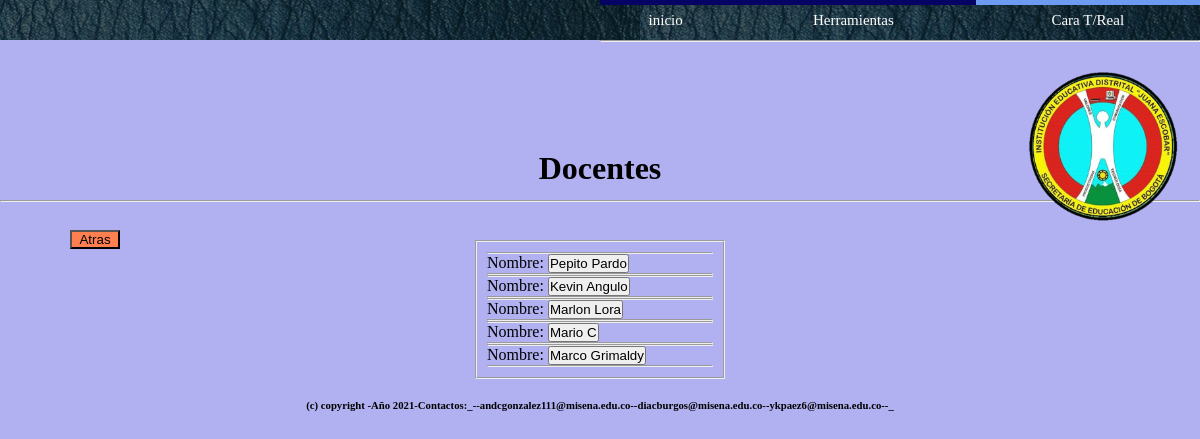
/Html/PerAcademico/tabDocentes.php, run on the app's committed database.
### tables this page shows
CREATE TABLE `usuario` (
  `documento_id` int(11) NOT NULL,
  `t_d_documento` varchar(20) NOT NULL,
  `nombre` varchar(50) NOT NULL,
  `apellido` varchar(50) NOT NULL,
  `telefono` int(11) NOT NULL,
  `direccion` varchar(70) DEFAULT NULL,
  `idSede` int(11) NOT NULL,
  `idJornada` int(11) NOT NULL,
  `correo` varchar(70) DEFAULT NULL,
  `clave` varchar(100) DEFAULT NULL,
  `idRol` varchar(50) NOT NULL,
  `codigo` int(6) DEFAULT NULL,
  `Estado` varchar(11) NOT NULL,
  `fPerfil` longblob DEFAULT NULL
);

### Html/PerAcademico/funCargartabla.php (the view, shortened to what this page needs)
<?php
function datosDocentes($conn){
  $consulta ="   SELECT documento_id,idRol,nombre,apellido FROM usuario  WHERE idRol='Docente'";
  $resultado =mysqli_query($conn, $consulta);
  while($fila = mysqli_fetch_array($resultado)){
   echo "<hr>";
   echo "<label for='nombre'> Nombre: </label>";
   echo "<button name='personal' value=". $fila['documento_id'].">". $fila['nombre']." ".$fila['apellido']."</button>";
   echo "<hr>";
  }
}
?>

### Html/PerAcademico/st_TablasCurso.css (style rules this page uses)
* { margin: 0px; padding: 0px; }
body { background: rgb(177, 177, 241); height: auto; }

### data on the page
usuario: $fila['documento_id'] 22222 (drawn), nombre "Pepito", apellido "Pardo"
usuario: $fila['documento_id'] 15264869 (drawn), nombre "Kevin", apellido "Angulo"
usuario: $fila['documento_id'] 41414141 (drawn), nombre "Marlon", apellido "Lora"
usuario: $fila['documento_id'] 123456964 (drawn), nombre "Mario", apellido "C"
usuario: $fila['documento_id'] 125644859 (drawn), nombre "Marco", apellido "Grimaldy"
